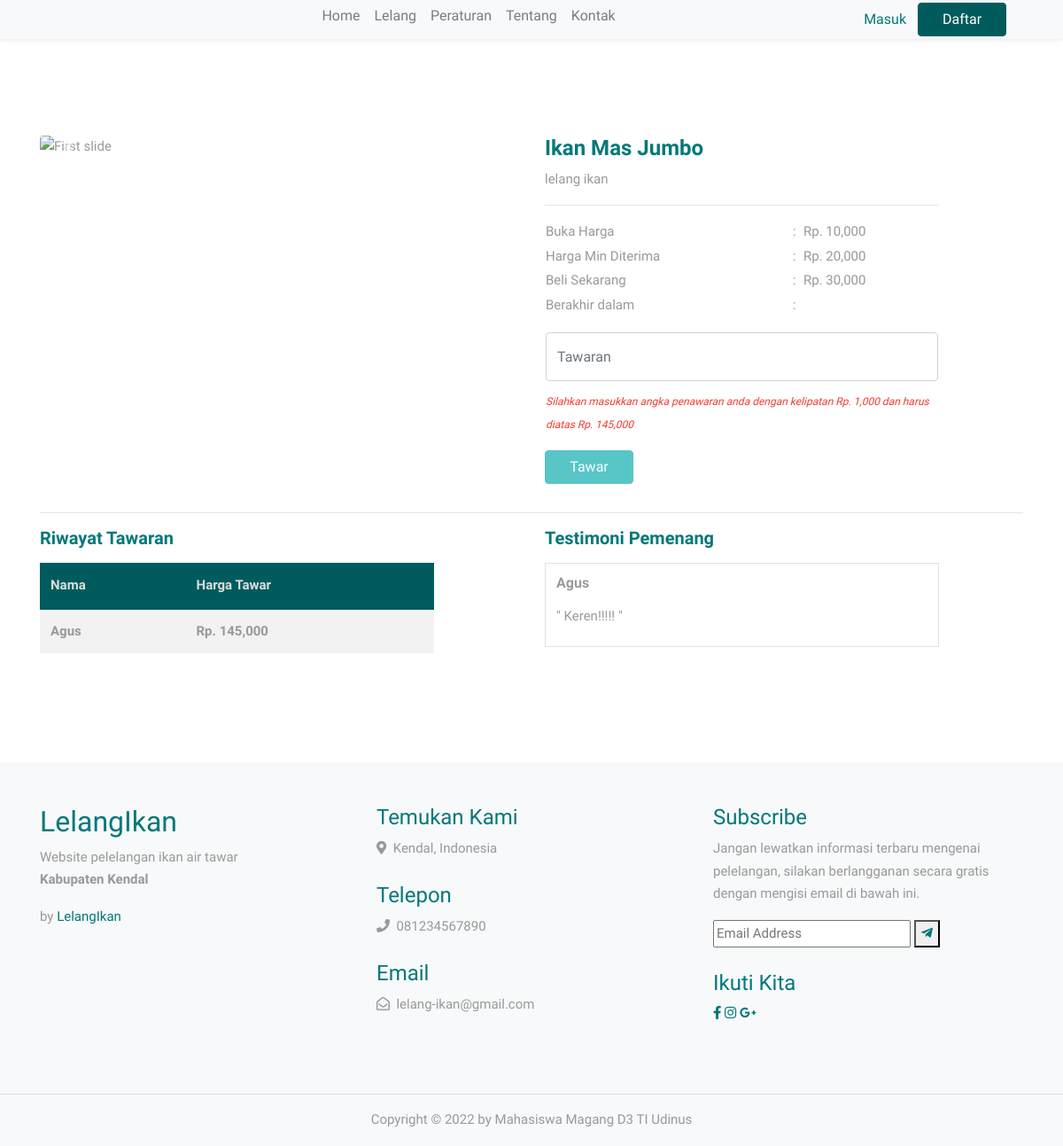
/barang/detail/LL-2022-00002, run on the app's committed database.
### tables this page shows
CREATE TABLE `lelang` (
  `lelang_id` char(20) NOT NULL,
  `pelelang_id` char(20) DEFAULT NULL,
  `produk` varchar(40) DEFAULT NULL,
  `deskripsi_produk` text DEFAULT NULL,
  `image1` varchar(255) DEFAULT NULL,
  `image2` varchar(255) DEFAULT NULL,
  `image3` varchar(255) DEFAULT NULL,
  `image4` varchar(255) DEFAULT NULL,
  `harga_awal` double DEFAULT NULL,
  `harga_minimal_diterima` double DEFAULT NULL,
  `incremental_value` double DEFAULT NULL,
  `tgl_mulai` datetime DEFAULT NULL,
  `tgl_selesai` datetime DEFAULT NULL,
  `harga_beli_sekarang` double DEFAULT NULL,
  `metode_bayar` int(11) DEFAULT NULL,
  `status` int(11) DEFAULT NULL,
  `panitia_id` char(20) DEFAULT NULL,
  `keterangan` varchar(255) DEFAULT NULL,
  `jumlah` int(11) DEFAULT NULL
);

CREATE TABLE `lelang_bid` (
  `bid_id` int(11) NOT NULL,
  `lelang_id` char(20) DEFAULT NULL,
  `peserta_id` char(20) DEFAULT NULL,
  `tgl_bid` datetime DEFAULT NULL,
  `harga_tawar` double DEFAULT NULL
);

CREATE TABLE `peserta` (
  `peserta_id` char(20) NOT NULL,
  `nik` varchar(20) NOT NULL,
  `nama` varchar(40) NOT NULL,
  `jeniskel` char(1) NOT NULL,
  `provinsi` varchar(30) NOT NULL,
  `kota` varchar(30) NOT NULL,
  `kecamatan` varchar(30) NOT NULL,
  `kelurahan` varchar(30) NOT NULL,
  `alamat` varchar(50) NOT NULL,
  `telp` varchar(20) NOT NULL,
  `email` varchar(30) NOT NULL,
  `npwp` varchar(20) NOT NULL,
  `filektp` varchar(255) NOT NULL,
  `filenpwp` varchar(255) NOT NULL,
  `deposit` double NOT NULL,
  `status` int(11) NOT NULL,
  `username` char(20) NOT NULL,
  `password` char(255) NOT NULL
);

CREATE TABLE `lelang_pemenang` (
  `lelang_id` char(20) NOT NULL,
  `peserta_id` char(20) DEFAULT NULL,
  `tgl_diumumkan` datetime DEFAULT NULL,
  `bukti_bayar` varchar(255) DEFAULT NULL,
  `tgl_bayar` date DEFAULT NULL,
  `provinsi_kirim` varchar(30) DEFAULT NULL,
  `kota_kirim` varchar(30) DEFAULT NULL,
  `kecamatan_kirim` varchar(30) DEFAULT NULL,
  `kelurahan_kirim` varchar(30) DEFAULT NULL,
  `alamat_kirim` varchar(50) DEFAULT NULL,
  `status` int(11) DEFAULT NULL,
  `konfirmasi_terimaproduk` int(11) DEFAULT NULL,
  `testimoni_pemenang` text DEFAULT NULL,
  `panitia_id` char(20) DEFAULT NULL
);

### application/controllers/Barang.php (called while the page is built, shortened)
<?php
class Barang extends CI_Controller{
    function __construct()
    {
        $this->load->model('Home_model','home');
    }
    public function Detail()
    {
        $id = $this->uri->segment(3);
        $this->session->set_userdata('lelang_id',$id);
        $data['result']=$this->home->getById($id);
        $data['nama']=$this->session->userdata('');
        $data['lelang']=$this->home->getDataDetail($id);
        $data['peserta']=$this->home->getDataDetailPeserta($id);
        $data['result_tawar']=$this->home->getDataTawar($id);
        $query = "select max(harga_tawar) as harga_tawar from lelang_bid where lelang_id = '$id'";
        $data['maxtawar']= $this->db->query($query)->row_array();
        $data['result_testi']=$this->home->getTestimoni($id);
        $this->form_validation->set_rules('tawar','Tawaran','required');
        if ($this->session->userdata('logged_in') == 'true') {
            $this->load->view('_partials/user/head', $data);
            if($this->form_validation->run() == 'true' &&  date('Y-m-d H:i:s') < $data['result']->tgl_selesai){
                $id_lelang = $this->session->userdata('lelang_id');
                $this->home->tawarLelang($id_lelang);
                $this->session->set_flashdata('message','<div class="alert alert-danger" role="alert">Maaf, lelang telah ditutup.</div>');
        } else {
        }
    }else{
        $this->load->view('_partials/head', $data);
    }
    $this->load->view('detail',$data);
    }
}

### index.php (called while the page is built, shortened)
<?php
require_once BASEPATH.'core/CodeIgniter.php';

### application/models/Home_model.php (called while the page is built, shortened)
<?php defined('BASEPATH') or exit('No direct script access allowed');
class Home_model extends CI_Model
{
    public function getById($id)
    {
        return $this->db->get_where('lelang', ["lelang_id" => $id])->row();
    }
    public function getDataTawar($id){
    	$query = "SELECT peserta.nama, lelang_bid.harga_tawar FROM peserta JOIN lelang_bid ON peserta.peserta_id=lelang_bid.peserta_id  AND lelang_id='".$id."' ORDER BY lelang_bid.harga_tawar DESC";
        return $this->db->query($query)->result_array();
    }
    public function getTestimoni($id)
    {
        $query = "select * from lelang,lelang_pemenang,peserta where lelang.lelang_id=lelang_pemenang.lelang_id and lelang_pemenang.peserta_id=peserta.peserta_id and lelang.lelang_id = '". $id ."'";
        return $this->db->query($query)->result_array();
    }
    function getDataDetail($id){
        $this->db->where('lelang_id',$id);
        $query=$this->db->get('lelang');
        return $query->row();
    }
    function getDataDetailPeserta($id){
        $this->db->where('peserta_id',$id);
        $query=$this->db->get('peserta');
        return $query->row();
    }
}

### application/views/detail.php (the view, shortened to what this page needs)
    <br><br>
        <div class="site-section pt-0 mt-7" id="loaded"><br><br><br><br>
            <div class="container">
                <div class="row">
                    <div class="col-md-5 mr-auto">
                        <div id="carouselExampleIndicators" class="carousel slide mb-5" data-ride="carousel">
                            <ol class="carousel-indicators">
                                <li data-target="#carouselExampleIndicators" data-slide-to="0" class="active"></li>
                                <li data-target="#carouselExampleIndicators" data-slide-to="1"></li>
                                <li data-target="#carouselExampleIndicators" data-slide-to="2"></li>
                                <li data-target="#carouselExampleIndicators" data-slide-to="3"></li>
                            </ol>
                            <div class="carousel-inner">
                                <div class="carousel-item active">
                                </div>
                            </div>
                            <a class="carousel-control-prev text-green" href="#carouselExampleIndicators" role="button" data-slide="prev">
                                <span class="carousel-control-prev-icon" aria-hidden="true"></span>
                            </a>
                            <a class="carousel-control-next text-green" href="#carouselExampleIndicators" role="button" data-slide="next">
                                <span class="carousel-control-next-icon" aria-hidden="true"></span>
                            </a>
                        </div>
                    </div>
                    <div class="col-md-5 mr-auto">
                        <h4><strong class="text-green"><?=$result->produk; ?></strong></h4>
                        <span><?=$result->deskripsi_produk; ?></span>
                        <hr>
                        <table class="w-100 mb-3">
                            <tr>
                                <td>Buka Harga</td>
                                <td> : </td>
                                <td> Rp. <?=number_format($result->harga_awal) ?></td>
                            </tr>
                            <tr>
                                <td>Harga Min Diterima</td>
                                <td> : </td>
                                <td> Rp. <?=number_format($result->harga_minimal_diterima) ?></td>
                            </tr>
                            <tr>
                                <td>Beli Sekarang</td>
                                <td> : </td>
                                <td> Rp. <?=number_format($result->harga_beli_sekarang) ?></td>
                            </tr>
                            <tr>
                                <td>Berakhir dalam</td>
                                <td> : </td>
                                <td class="text-green" id="countdown">
                                </td>
                            </tr>
                        </table>
                        <table class="mb-3">
                            <tr>
                                <td>
                                    <form action="<?= base_url('barang/detail/'.$result->lelang_id) ?>" method="POST">
                                    <input type="number" min="<?=$maxtawar['harga_tawar']?>" step="<?=$result->incremental_value?>" class="form-control mb-2 rounded" id="tawar" name="tawar" placeholder="Tawaran" required>
                                </td>
                            </tr>
                            <tr>
                                <td><i class="text-danger" style="font-size:12px;">Silahkan masukkan angka penawaran anda dengan kelipatan Rp. <?= number_format($result->incremental_value)?> dan harus diatas Rp.
                                    <?php
                                        if ($maxtawar['harga_tawar'] == 0) {
                                            echo number_format($result->harga_awal);
                                        } else {
                                            echo number_format($maxtawar['harga_tawar']);
                                        }
                                    ?> </i>
                                </td>
                            </tr>
                        </table>
                        <?php
                        $tgl_selesai = strtotime($result->tgl_selesai);
                        $tgl_sekarang = strtotime(date('Y-m-d H:i:s'));
                        if ($this->session->userdata('logged_in')) {
                            if ($tgl_selesai < $tgl_sekarang) {
                                echo '
                                <script>
                                    window.onload = function() {
                                        if(!window.location.hash) {
                                            window.location = window.location + "#loaded";
                                            window.location.reload();
                                        }
                                    }
                                </script>
                                ';
                                echo '
                                <div class="alert alert-danger text-center font-weight-bold" role="alert">
                                    Maaf, lelang telah ditutup!
                                </div>
                                ';
                            } else {
                                echo '<button type="submit" class="button button-green text-white mb-3">Tawar</button>';
                            }
                        }else{
                            echo anchor('login', 'Tawar', array('class' => 'button button-green text-white mb-3 disabled'));
                        }?>
                    </div>
                </div>
                <hr>
                <div class="row">
                    <div class="col-md-5 mr-auto">
                        <h5 class="text-green mb-3"><strong>Riwayat Tawaran</strong></h5>
                        <table class="table table-striped w-100 mb-5 w-100 rounded">
                            <thead class="text-green thead-green">
                                <tr class="text-green">
                                    <th>
                                        <span>Nama</span>
                                    </th>
                                    <th>
                                        <span>Harga Tawar</span>
                                    </th>
                                </tr>
                            </thead>
                            <tbody>
                                <?php
                                    foreach ($result_tawar as $row){
                                ?>
                                <tr>
                                    <th><?=$row['nama']?></th>
                                    <th>Rp. <?=number_format($row['harga_tawar'])?></th>
                                </tr>
                                <?php } ?>
                            </tbody>
                        </table>
                    </div>
                    <div class="col-md-5 mr-auto">
                        <h5 class="text-green mb-3"><strong>Testimoni Pemenang</strong></h5>
                        <table class="table table-bordered rounded">
                            <tbody>
                                <tr>
                                    <?php
                                        foreach ($result_testi as $testi){
                                    ?>
                                    <td><h6 class="text-orange mb-3"><strong><?= $testi['nama']?></strong></h6>
                                    <label for="nama">" <?= $testi['testimoni_pemenang']?> "</label></td>
                                    <?php } ?>
                                </tr>
                            </tbody>
                        </table>
                    </div>
                </div>
            </div>
        </div>
      </div>
    </body>
</html>

### data on the page
lelang: produk "Ikan Mas Jumbo", deskripsi_produk "lelang ikan", harga_awal "10,000", harga_minimal_diterima "20,000", harga_beli_sekarang "30,000", incremental_value "1,000", peserta.nama "Agus", lelang_pemenang.testimoni_pemenang "Keren!!!!!"
lelang_bid: peserta.nama "Agus", harga_tawar "145,000"

### other printed values
anchor('peserta', 'Home', array('class' => 'nav-item nav-link h6')) "Home"
anchor('barang', 'Lelang', array('class' => 'nav-item nav-link h6')) "Lelang"
anchor('tentang', 'Tentang', array('class' => 'nav-item nav-link h6')) "Tentang"
anchor('kontak', 'Kontak', array('class' => 'nav-item nav-link h6')) "Kontak"
$maxtawar['harga_tawar'] "145,000"
